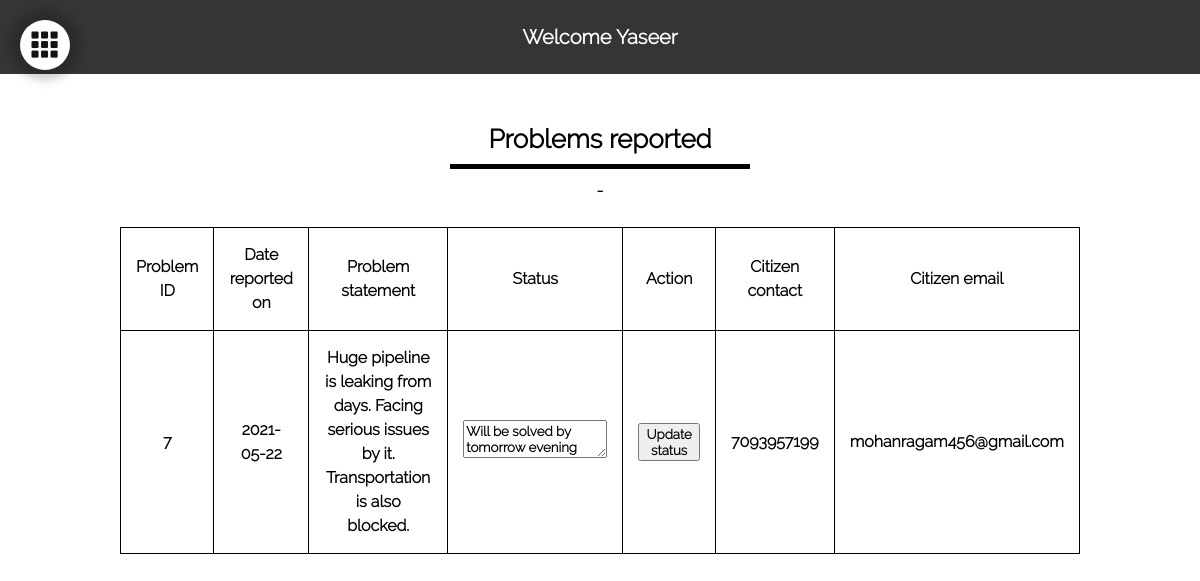
Screenshot of /our-smart-city/authority.php (signed in) with the database file from the repository.
### tables this page shows
CREATE TABLE `reports` (
  `report_id` int(11) NOT NULL,
  `category` varchar(50) NOT NULL,
  `problem` varchar(256) NOT NULL,
  `status` varchar(100) DEFAULT 'Problem queued',
  `reportedDate` date NOT NULL,
  `user_id` int(50) NOT NULL,
  `employee_id` int(11) DEFAULT NULL
);

CREATE TABLE `users` (
  `user_id` int(11) NOT NULL,
  `name` varchar(50) NOT NULL,
  `email` varchar(100) NOT NULL,
  `contact` varchar(10) NOT NULL,
  `password` varchar(256) NOT NULL
);

### our-smart-city/authority.php (the view, shortened to what this page needs)
<!DOCTYPE html>
<head>
	<link rel="stylesheet" type="text/css" href="main.css"/>
	<link rel="stylesheet" type="text/css" href="homes.css"/>
</head>
<body>
		<div class="menu-icon">
			<img src="icons/menu-before.jpg" id="menu-icon1" class="menu"/>
		</div>
	<p class="main">Welcome <?php echo $_SESSION['name']?></p>
	<div class="frame flex-container" name="a">
		<section id="reports" class="home-view">
			<div align="center">
				<p class="popupHeader" style="border-bottom-color: black;margin-bottom: 10px;">Problems reported</p>
				<p id="updateStatus">-</p><br>
			</div>
			<div class="flex-container">
			<?php
				require("connection.php");
				$sql="SELECT * FROM reports WHERE category='".$_SESSION['category']."'";
				$result = $mysqli->query($sql);
				if ($result && $result->num_rows > 0) {
				  	echo "<table>
								<tr>
									<th>Problem ID</th>
									<th>Date reported on</th>
									<th>Problem statement</th>
									<th>Status</th>
									<th>Action</th>
									<th>Citizen contact</th>
									<th>Citizen email</th>
								<tr>";
				  	while($row = $result->fetch_assoc()) {
					  	echo "<tr>
				  				<td>".$row['report_id']."</td>
								<td>".$row['reportedDate']."</td>
								<td>".$row['problem']."</td>
								<td>
									<textarea id='".$row['report_id']."'>".$row['status']."</textarea></td>
								<td><button onclick='update_status(".$row['report_id'].")'>Update status</button>";
					  	$sql2="SELECT email,contact FROM users WHERE user_id=".$row['user_id'];
					  	$result2=$mysqli->query($sql2);
					  	if($result2 && $result2->num_rows==1){
					  		$row2=$result2->fetch_assoc();
					  		echo "
				  				<td>".$row2['contact']."</td>
								<td>".$row2['email']."</td>";
					  	}
					  	echo "</tr>";
				  	}
				  	echo "</table>";
				} else {
				  echo "No reports for your department";
				}
			?>
			</div>
		</section>
	</div>
</body>

### our-smart-city/main.css (style rules this page uses)
* { font-family: Raleway; box-sizing:border-box; margin:0; font-weight: 1000; }
body { overflow-x: hidden; }
.flex-container { display: flex; flex-wrap:wrap; justify-content: space-around; align-items: center; text-align: center; line-height: 1.5; }
.popupHeader { font-size: 26px; margin-top: 20px; border-bottom: 5px solid rgb(255, 255, 255); padding-bottom: 5px; width: 300px; }

### our-smart-city/homes.css (style rules this page uses)
* { margin:0; box-sizing: border-box; }
.menu { margin:11px; }
#menu-icon1 { width:27px; height:27px; }
.menu { position: fixed; }
.menu-icon { margin:20px; width:50px; height:50px; border-radius:50%; background-color: white; box-shadow:0 0 10px 10px rgba(0,0,0,0.2); z-index: 3; position: fixed; }
.frame { border:0; width:100%; height: 90%; top:74px; z-index: -2; }
.main { position: fixed; top: 0; font-size:20px; position:fixed; width:100%; text-align:center; color:white; background-color:#353535; padding:25px; z-index:2; }
.home-view { display: none; margin-top:100px; }
table { display: flex; flex-direction: column; max-width: 80vw; flex-wrap: wrap; align-items: center; align-content: center; justify-content: space-around; border-collapse: collapse; }
td,input { text-align: center; }
td, th { padding: 15px; border: 1px solid; border-collapse: collapse; }

### rows the page displays
reports: report_id "7", reportedDate "2021-05-22", problem "Huge pipeline is leaking from days. Facing serious issues by it. Transportation is also blocked.", report_id+status "Will be solved by tomorrow evening", user.contact "7093957199", user.email "mohanragam456@gmail.com"

### other values shown
$_SESSION['name'] "Yaseer"
